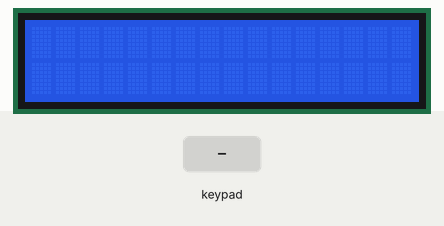
A sketch run on a simulated Arduino Uno, built with avr-gcc and run on an emulated ATmega328P. On the bench: 16×2 character LCD. The inputs (shaded band) are chosen by the test bench.

Above: at 1.2 s.
1.3 s: key 'A' pressed
At 2.4 s:
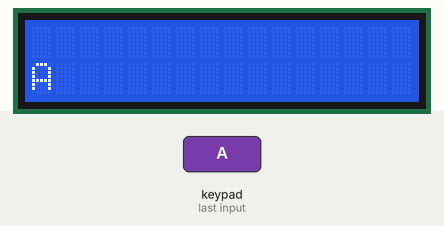
2.8 s: key 'B' pressed
At 3.5 s:
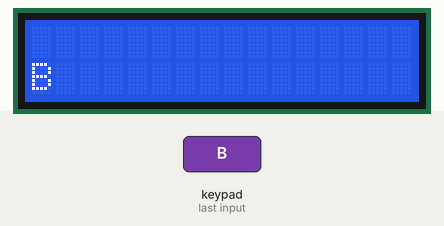
4.3 s: key 'C' pressed
At 5.0 s:
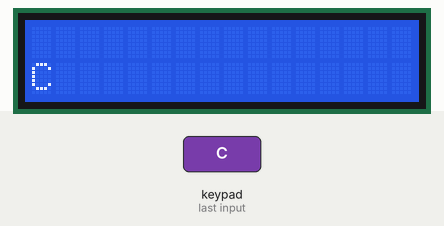
5.8 s: key '*' pressed
At 7.0 s:
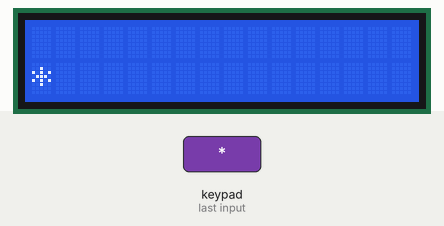
Timing chart, 0 to 8.3 s (numbered marks = the images above; inputs shaded):
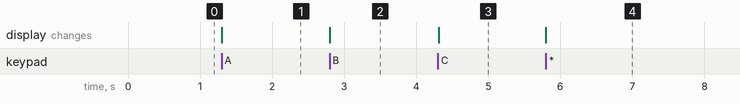

The sketch:

_5.5-lcd-keypad.ino
```cpp
#include <Keypad.h>
#include <LiquidCrystal.h>
#include <string.h>

LiquidCrystal lcd(13, 12, 11, 10, 9, 8);

char keys[4][4] = { //declare an array
  {'1','2','3','A'},
  {'4','5','6','B'},
  {'7','8','9','C'},
  {'*','0','#','D'}
};

byte rowPins[4] = {7, 6, 5, 4};
byte colPins[4] = {3, 2, 1, 0};
//initialize an instance of class Keypad
Keypad mykeypad = Keypad(makeKeymap(keys), rowPins, colPins, 4, 4);

char mypasswd[5] = {'1','2','1','1',0};
char getpasswd[5];
int i=0;

void setup() {
    lcd.begin(16,2);

}

void loop() {
      char key = mykeypad.getKey() ;
      if ((key != NO_KEY) && (i<4)){
        getpasswd[i++]=key;
        lcd.setCursor(0,1);
        lcd.print(key);
      }
    getpasswd[4]=0; //append NULL char

    if (strcmp( getpasswd, mypasswd ) == 0){
      lcd.setCursor(0,0);
      lcd.print("password matched");
      pinMode(A0, OUTPUT); //using analog input pin as digital
      digitalWrite(A0, HIGH);

    }
  }
```

Measured:
- after the input at 1.3 s, the display: changes at once (image 1)
- after the input at 2.8 s, the display: changes at once (image 2)
- after the input at 4.3 s, the display: changes at once (image 3)
- after the input at 5.8 s, the display: changes at once (image 4)
